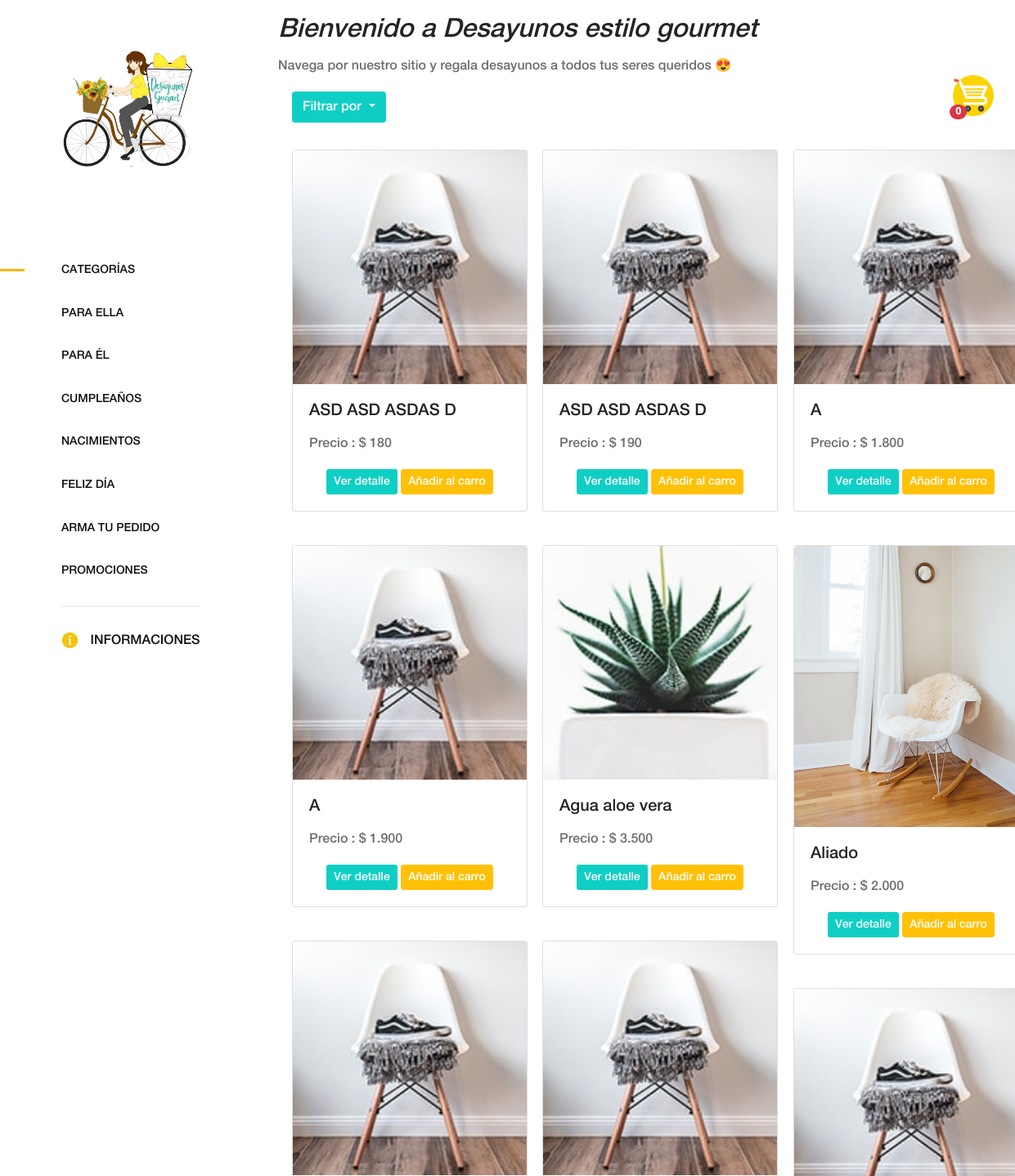
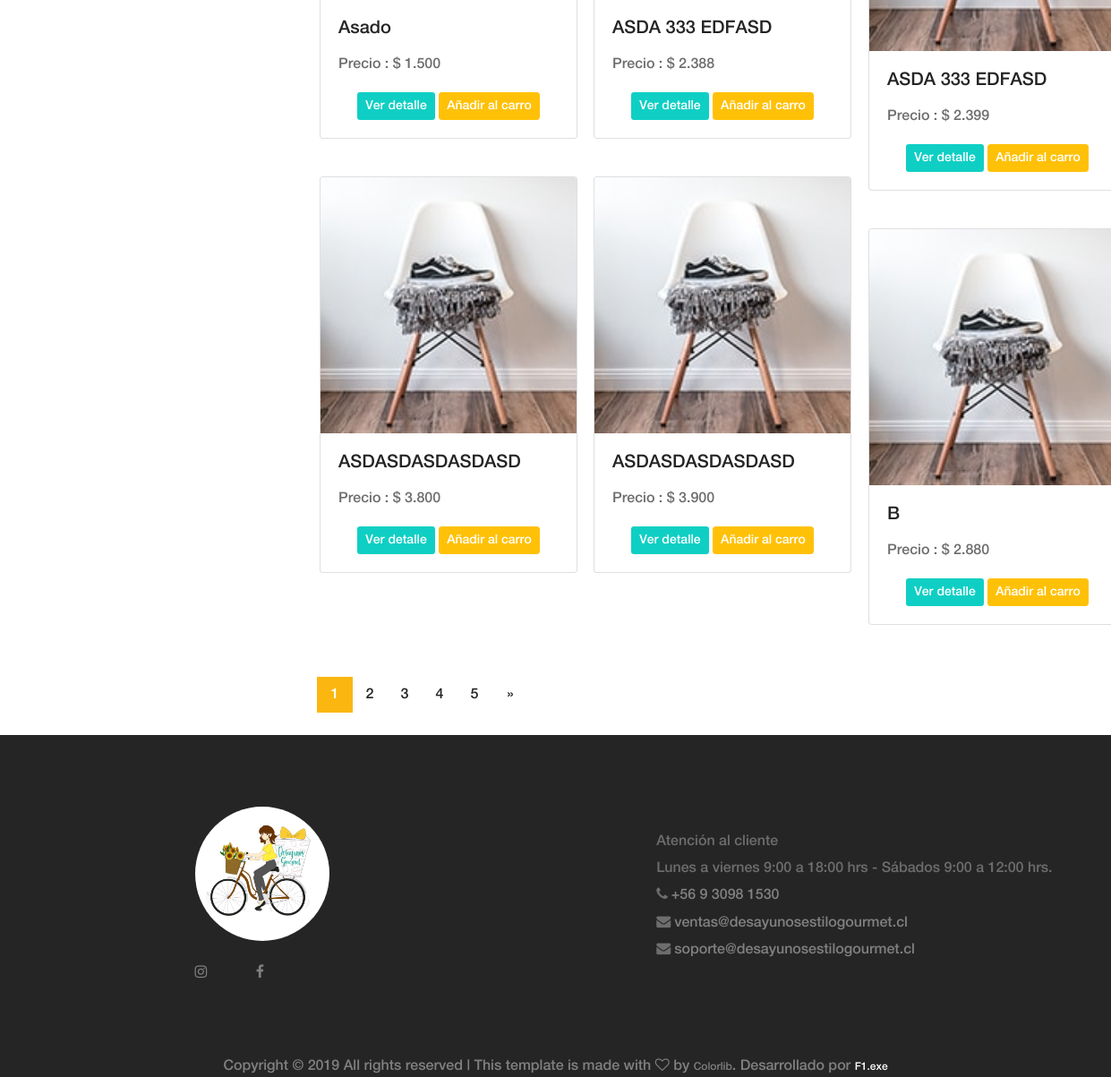
The page / on the database its author committed (2 pictures, top to bottom).
### tables this page shows
CREATE TABLE `producto` (
  `id` int(11) NOT NULL,
  `nombre` varchar(255) NOT NULL,
  `precio` int(11) NOT NULL,
  `stock` int(11) NOT NULL,
  `fecha_creacion` timestamp NOT NULL DEFAULT CURRENT_TIMESTAMP,
  `imagen` varchar(255) NOT NULL,
  `categoria` int(11) NOT NULL,
  `detalle` varchar(255) NOT NULL
);

### funciones/funciones.php (called while the page is built, shortened)
<?php
include __DIR__.'/../conexion/BDconexion.php';
function listarProductosIndex($start, $order, $item){
  global $conn;
  $query = "SELECT nombre,id,precio,imagen FROM producto ORDER BY ".$item." ".$order." LIMIT ".$start.", ".NUM_ITEMS_BY_PAGE."";
  $resp =  mysqli_query($conn,$query);
  return $resp;
}
function obtenerCantidadProductos(){
  global $conn;
  $query = 'SELECT COUNT(*) as cantidad_productos FROM producto';
  $resp =  mysqli_query($conn,$query);
  $row =  mysqli_fetch_array($resp);
  return $row["cantidad_productos"];
}

### index.php (the view, shortened to what this page needs)
<?php
include 'funciones/funciones.php';
$cant_prod =  obtenerCantidadProductos();
$cantidad_productos = 0;
if(isset($_SESSION["carrito_compras"])){
    $cantidad_productos =  count($_SESSION["carrito_compras"]);
}else{
    $cantidad_productos = 0;
}
?>
    <!DOCTYPE html>
    <html lang="en">
    <head>
        <link rel="stylesheet" href="css/core-style.css">
        <link rel="stylesheet" href="css/style.css">
    </head>
    <body>
        <div class="sticky-container">
            <ul class="sticky">
                <li>
                    <a href="cart.php">
                        <img src="img/shopping-cart.png" width="50" height="50">
                    </a>
                </li>
                <div id="contador_carro">
                    <span class="badge badge-pill badge-danger">
                        <div id="cantidad_productos">
                            <?php echo $cantidad_productos;?>
                        </div>
                    </span>
                </div>
            </ul>
        </div>
        <div class="main-content-wrapper d-flex clearfix">
            <header class="header-area clearfix">
                <div class="logo">
                    <a href="index.php"><img src="img/core-img/logo_deg.png" alt=""></a>
                </div>
                <nav class="amado-nav">
                    <ul id="exampleAccordion">
                        <li class="active"><a href="index.php">Categorías</a></li>
                        <li><a href="categorias/para-ella.php">Para Ella</a></li>
                        <li><a href="categorias/para-el.php">Para Él</a></li>
                        <li><a href="categorias/cumpleanos.php">Cumpleaños</a></li>
                        <li><a href="categorias/nacimientos.php">Nacimientos</a></li>
                        <li>
                            <a class="nav-link nav-link-collapse collapsed" data-toggle="collapse" href="#collapseComponents" data-parent="#exampleAccordion">Feliz día</a>
                        </li>
                        <li><a href="categorias/armar-pedido.php">Arma tu pedido</a></li>
                        <li><a href="categorias/promociones.php">Promociones</a></li>
                    </ul>
                </nav>
                <hr>
                <div class="cart-fav-search mb-100">
                    <a href="informaciones.php" class="cart-nav"><img src="img/info-yellow.png" alt=""> Informaciones</a>
                </div>
            </header>
            <div class="products-catagories-area clearfix">
                    <div class="mt-3 ml-20">
                        <h2 class="titulo-cursivo">Bienvenido a Desayunos estilo gourmet</h2>
                        <p>Navega por nuestro sitio y regala desayunos a todos tus seres queridos 😍</p>
                    </div>
                    <div class="dropdown centrado-filtro">
                        <button class="btn btn-detalle dropdown-toggle" type="button" id="dropdownMenuButton" data-toggle="dropdown" aria-haspopup="true" aria-expanded="false">
                            Filtrar por
                        </button>
                    </div>
                <div class="amado-pro-catagory clearfix">
                    <?php
                    if ($cant_prod > 0) {
                        $page = false;
                        if (!$page) {
                            $start = 0;
                            $page = 1;
                        } else {
                            $start = ($page - 1) * NUM_ITEMS_BY_PAGE;
                        }
                        $total_pages = ceil($cant_prod / NUM_ITEMS_BY_PAGE);
                        if(isset($_SESSION["filtro"])){
                            if($_SESSION["filtro"] == 1){
                                $resp  = listarProductosIndex($start, "ASC", "nombre");
                            }else if($_SESSION["filtro"] == 2){
                                $resp  = listarProductosIndex($start, "DESC", "nombre");
                            }else if($_SESSION["filtro"] == 3){
                                $resp  = listarProductosIndex($start, "ASC", "precio");
                            }else if($_SESSION["filtro"] == 4){
                                $resp  = listarProductosIndex($start, "DESC", "precio");
                            }
                        }else{
                            $resp  = listarProductosIndex($start, "ASC", "nombre");
                        }
                        if($resp->num_rows > 0){
                            while($row =  mysqli_fetch_array($resp)){ ?>
                                <div class="single-products-catagory clearfix">
                                    <div class="col-sm-4 py-2">
                                        <div class="card mt-25 centrado-card" style="width: 18rem;">
                                            <img class="card-img-top" src="img/productos/<?php echo $row["imagen"];?>" alt="Producto Desayuno Estilo Gourmet">
                                            <div class="card-body">
                                                <h5 class="card-title"><?php echo $row["nombre"];?></h5>
                                                <p class="card-text">
                                                    Precio :
                                                    <?php echo "$ ".number_format($row['precio'], 0, '', '.');?>
                                                        <br>
                                                </p>
                                                <form name="form_detalle_prod" method="POST" action="product-details.php">
                                                    <div style="text-align:center">
                                                        <button class="btn btn-detalle btn-sm" id="ver_detalle" name="ver_detalle">Ver detalle</button>
                                                        <button onclick='modalIndex("<?php echo $row["nombre"];?>", "<?php echo $row["precio"];?>","<?php echo $row["id"];?>","<?php echo $row["imagen"]?>")' type="button" class="btn btn-warning btn-sm" style="color:white;" id="add_carro" name="add_carro">Añadir al carro</button>
                                                    </div>
                                                </form>
                                            </div>
                                        </div>
                                    </div>
                                </div>
                                <?php  } } ?>
                            </div>
                        </div>
                    </div>
                     <?php
                        echo '<nav aria-label="navigation" class="mr-18">';
                            echo '<ul class="pagination mt-50 centrado-paginador">';
                            if ($total_pages > 1) {
                                if($total_pages <= 5){
                                    if($cant_prod > NUM_ITEMS_BY_PAGE && $cant_prod < ((NUM_ITEMS_BY_PAGE * 2) + 1) ){
                                        $inicio = 1;
                                        $final = 2;
                                    }else if($cant_prod > (NUM_ITEMS_BY_PAGE * 2) && $cant_prod < ((NUM_ITEMS_BY_PAGE * 3)) + 1){
                                        $inicio = 1;
                                        $final = 3;
                                    }else if($cant_prod > (NUM_ITEMS_BY_PAGE * 3) && $cant_prod < ((NUM_ITEMS_BY_PAGE * 4) + 1)){
                                        $inicio = 1;
                                        $final = 4;
                                    }else if($cant_prod > (NUM_ITEMS_BY_PAGE * 4) && $cant_prod < ((NUM_ITEMS_BY_PAGE * 5) + 1)){
                                        $inicio = 1;
                                        $final = 5;
                                    }
                                }else{
                                    if($page > 3 && $page < $total_pages-2){
                                        $inicio = $page-2;
                                            $final = $page+2;
                                        }else if($page < 4){
                                            $inicio = 1;
                                            $final = 5;
                                        }else if($page >= $total_pages-2){
                                            $inicio = $total_pages-4;
                                            $final = $total_pages;
                                        }
                                }
                                for ($i=$inicio; $i<= $final ;$i++) {
                                    if($page == $i) {
                                        echo '<li class="page-item active"><a class="page-link" href="#">'.$page.'</a></li>';
                                    } else {
                                        echo '<li class="page-item"><a class="page-link" href="index.php?page='.$i.'">'.$i.'</a></li>';
                                    }
                                }
                                if ($page != $total_pages) {
                                    echo '<li class="page-item"><a class="page-link" href="index.php?page='.($page+1).'"><span aria-hidden="true">&raquo;</span></a></li>';
                                }
                            }
                            echo '</ul>';
                           echo '</nav>';
                    } ?>
        <footer class="footer_area clearfix mt-25">
            <div class="container">
                <div class="row align-items-center">
                    <div class="col-12 col-lg-4">
                        <div class="single_widget_area resolucion-img-footer">
                            <div class="avatar-footer">
                                <div class="footer-logo">
                                    <a href="index.php"><img class="img-footer" src="img/core-img/dgtrans.png"  alt="Logo Desayunos estilo gourmet"></a>
                                </div>
                            </div>
                            <br>
                            <br>
                            <a id="href-footer" target="_blank" href="https://www.instagram.com/estilo_gourmet_/?hl=es-la"><i class="fa fa-instagram" aria-hidden="true"></i></a>
                            <a id="href-footer" target="_blank" style="margin-left: 50px;" href="https://www.facebook.com/Regaladesayunosconestilo"><i class="fa fa-facebook" aria-hidden="true"></i></a>
                        </div>
                    </div>
                    <div class="col-12 col-lg-8 mt-3">
                        <div class="single_widget_area">
                            <div class="footer_menu">
                                <nav class="navbar navbar-expand-lg justify-content-end">
                                    <div class="collapse navbar-collapse" id="footerNavContent">
                                        <div class="info-cliente">
                                            <p>
                                                Atención al cliente
                                                <br> Lunes a viernes 9:00 a 18:00 hrs - Sábados 9:00 a 12:00 hrs.
                                                <br>
                                                <i class="fa fa-phone" aria-hidden="true">
                                                    <a id="href-footer" href="tel:+56930981530"> +56 9 3098 1530</a>
                                                </i>
                                                <br>
                                                <i class="fa fa-envelope" aria-hidden="true">
                                                    <a id="href-footer" href="mailto:ventas@desayunosestilogourmet.cl" target="_top">ventas@desayunosestilogourmet.cl</a>
                                            </i>
                                                <br>
                                                <i class="fa fa-envelope" aria-hidden="true">
                                                    <a id="href-footer" href="mailto:soporte@desayunosestilogourmet.cl" target="_top">soporte@desayunosestilogourmet.cl</a>
                                            </i>
                                            </p>
                                        </div>
                                    </div>
                                </nav>
                            </div>
                        </div>
                    </div>
                </div>
            </div>
        </footer>
        <div style="background-color: #252525; text-align: center">
            <span class="copywrite" style="color:gray">
                Copyright &copy;
                 All rights reserved | This template is made with <i class="fa fa-heart-o" aria-hidden="true"></i> by <a style="color:gray" href="https://colorlib.com" target="_blank">Colorlib</a>. Desarrollado por <a style="color:white" href="https://www.f1puntoexe.cl" target="_blank">F1.exe</a>
            </span>
        </div>
    </body>
    </html>

### rows shown on the page
producto: imagen (picture), nombre "ASD ASD ASDAS D", precio "180"
producto: imagen (picture), nombre "ASD ASD ASDAS D", precio "190"
producto: imagen (picture), nombre "A", precio "1.800"
producto: imagen (picture), nombre "A", precio "1.900"
producto: imagen (picture), nombre "Agua aloe vera", precio "3.500"
producto: imagen (picture), nombre "Aliado", precio "2.000"
producto: imagen (picture), nombre "Asado", precio "1.500"
producto: imagen (picture), nombre "ASDA 333 EDFASD", precio "2.388"
producto: imagen (picture), nombre "ASDA 333 EDFASD", precio "2.399"
producto: imagen (picture), nombre "ASDASDASDASDASD", precio "3.800"
producto: imagen (picture), nombre "ASDASDASDASDASD", precio "3.900"
producto: imagen (picture), nombre "B", precio "2.880"

### other values the page prints
$cantidad_productos "0"
$page "1"
